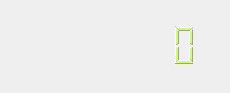
<?xml version="1.0" encoding="UTF-8"?>
<ui version="4.0">
 <class>Widget</class>
 <widget class="QWidget" name="Widget">
  <property name="geometry">
   <rect>
    <x>0</x>
    <y>0</y>
    <width>230</width>
    <height>93</height>
   </rect>
  </property>
  <property name="minimumSize">
   <size>
    <width>0</width>
    <height>0</height>
   </size>
  </property>
  <property name="maximumSize">
   <size>
    <width>230</width>
    <height>93</height>
   </size>
  </property>
  <property name="windowTitle">
   <string>Widget</string>
  </property>
  <property name="windowOpacity">
   <double>1.000000000000000</double>
  </property>
  <widget class="QLCDNumber" name="lcdNumber">
   <property name="geometry">
    <rect>
     <x>20</x>
     <y>20</y>
     <width>181</width>
     <height>51</height>
    </rect>
   </property>
   <property name="font">
    <font>
     <pointsize>9</pointsize>
    </font>
   </property>
   <property name="mouseTracking">
    <bool>true</bool>
   </property>
   <property name="autoFillBackground">
    <bool>false</bool>
   </property>
   <property name="styleSheet">
    <string notr="true">color: #CCFF66;</string>
   </property>
   <property name="frameShape">
    <enum>QFrame::NoFrame</enum>
   </property>
   <property name="frameShadow">
    <enum>QFrame::Sunken</enum>
   </property>
   <property name="lineWidth">
    <number>1</number>
   </property>
   <property name="digitCount">
    <number>8</number>
   </property>
  </widget>
  <widget class="QLabel" name="label">
   <property name="geometry">
    <rect>
     <x>0</x>
     <y>0</y>
     <width>231</width>
     <height>91</height>
    </rect>
   </property>
   <property name="text">
    <string/>
   </property>
   <property name="pixmap">
    <pixmap resource="../cronometro.qrc">:/cronometro/imagens/cronometro.png</pixmap>
   </property>
   <property name="scaledContents">
    <bool>true</bool>
   </property>
  </widget>
  <zorder>label</zorder>
  <zorder>lcdNumber</zorder>
 </widget>
 <layoutdefault spacing="6" margin="11"/>
 <resources>
  <include location="../cronometro.qrc"/>
 </resources>
 <connections/>
</ui>
